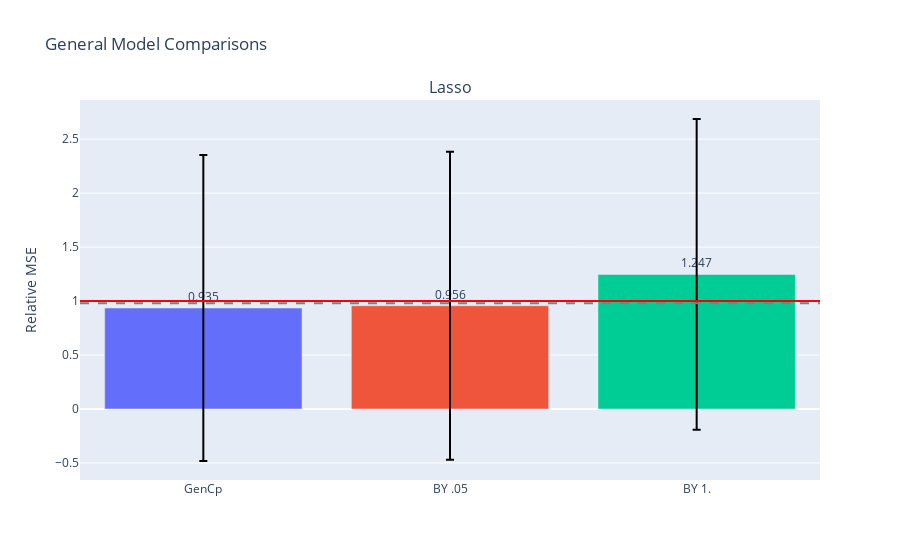

Source (notebook cell):
### Code cell
fig = gen_model_barplots(
    model_errs, 
    model_names, 
    est_names, 
    title, 
    has_elev_err=True
)
fig.show()

### Figure 1 — Plotly figure (JSON) as saved in the notebook; plotly's stock layout.template omitted (floating-point values rounded to 4 significant figures)
{"data": [{"error_y": {"array": [1.417, 1.426, 1.439], "color": "black", "type": "data"}, "marker": {"color": ["#636EFA", "#EF553B", "#00CC96", "#AB63FA", "#FFA15A", "#19D3F3", "#FF6692", "#B6E880", "#FF97FF", "#FECB52"]}, "text": [0.935, 0.956, 1.247], "textposition": "outside", "type": "bar", "x": ["GenCp", "BY .05", "BY 1."], "xaxis": "x", "y": [0.9353, 0.9563, 1.247], "yaxis": "y"}], "layout": {"annotations": [{"font": {"size": 16}, "showarrow": false, "text": "Lasso", "x": 0.5, "xanchor": "center", "xref": "paper", "y": 1, "yanchor": "bottom", "yref": "paper"}], "shapes": [{"line": {"color": "red"}, "type": "line", "x0": 0, "x1": 1, "xref": "x domain", "y0": 1, "y1": 1, "yref": "y"}, {"line": {"color": "grey", "dash": "dash"}, "type": "line", "x0": 0, "x1": 1, "xref": "x domain", "y0": 0.9795, "y1": 0.9795, "yref": "y"}], "title": {"text": "General Model Comparisons"}, "xaxis": {"anchor": "y", "domain": [0, 1]}, "yaxis": {"anchor": "x", "domain": [0, 1], "title": {"text": "Relative MSE"}}}}
